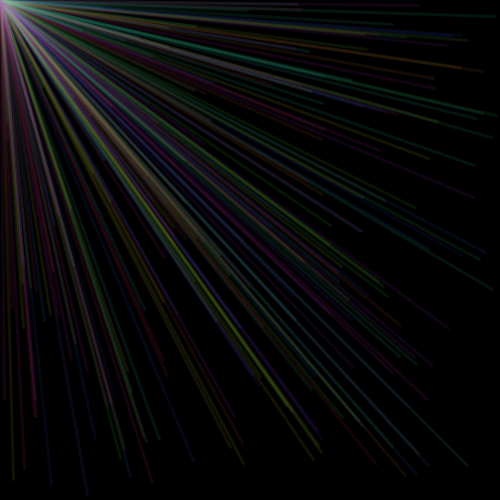
Frame 1 (no input)
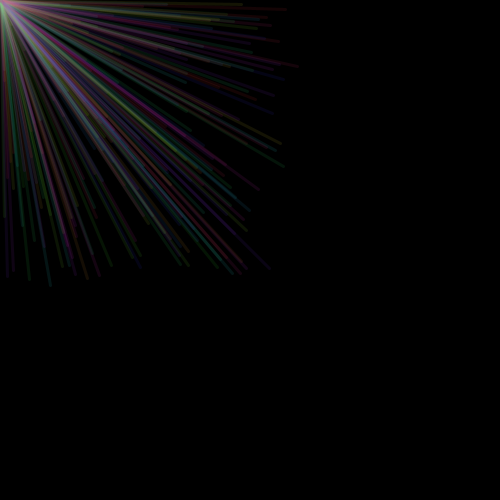
Frame 60 (the mouse pressed at the canvas centre just before this capture)
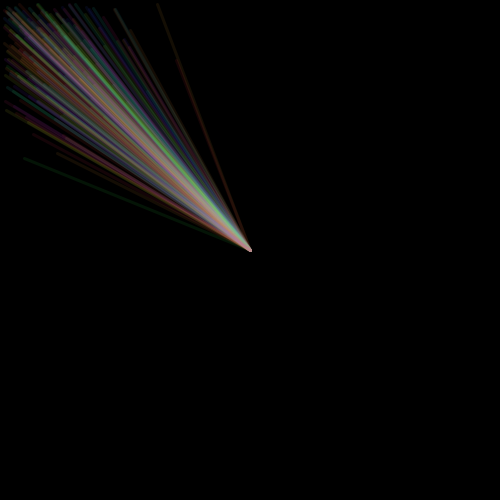
Frame 120 (the mouse held since frame 60 and released just before this capture)

The Processing sketch that drew these frames (run headless with seeded random() and noise(); from frame 60 on, the mouse is pressed at the canvas centre):

// Processing sketch: processing_155511
// ── processing_155511.pde

int numBalls = 200;
float spring = 0.05;
float friction = -0.9;

Ball[] balls = new Ball[numBalls];

void setup() {
  size(500, 500);
  colorMode(HSB,360,100,100,100);
  for (int i = 0; i < numBalls; i++) {
    balls[i] = new Ball(random(width), random(height), 8, i, balls);
  }
 
}

void draw() {
  background(0);
  for (int i = 0; i < numBalls; i++) {
    balls[i].collide();
    balls[i].move();
    balls[i].display();  
  }
}

class Ball {
  
  float x, y;
  float diameter;
  float vx = 0;
  float vy = 0;
  int id;
  Ball[] others;
 
  Ball(float xin, float yin, float din, int idin, Ball[] oin) {
    x = xin;
    y = yin;
    diameter = din;
    id = idin;
    others = oin;
  } 
  
  void collide() {
    for (int i = id + 1; i < numBalls; i++) {
      float dx = others[i].x - x;
      float dy = others[i].y - y;
      float distance = sqrt(dx*dx + dy*dy);
      float minDist = others[i].diameter/2 + diameter/2;
      if (distance < minDist) { 
        float angle = atan2(dy, dx);
        float targetX = x + cos(angle) * minDist;
        float targetY = y + sin(angle) * minDist;
        float ax = (targetX - others[i].x) * spring;
        float ay = (targetY - others[i].y) * spring;
        vx -= ax;
        vy -= ay;
        others[i].vx += ax;
        others[i].vy += ay;
      }
    }   
  }
  
  void move() {
    
        float ax = (x - mouseX) * spring*0.005;
        float ay = (y - mouseY) * spring*0.005;

        vx -= ax;
        vy -= ay;
      
    x += vx;
    y += vy;
    if (x + diameter/2 > width) {
      x = width - diameter/2;
      vx *= friction; 
    }
    else if (x - diameter/2 < 0) {
      x = diameter/2;
      vx *= friction;
    }
    if (y + diameter/2 > height) {
      y = height - diameter/2;
      vy *= friction; 
    } 
    else if (y - diameter/2 < 0) {
      y = diameter/2;
      vy *= friction;
    }
  }
  
  void display() {

    strokeWeight(3);
    stroke(random(360),80,100,8);
      line(x,y,mouseX,mouseY);
    noStroke();

  }
}
